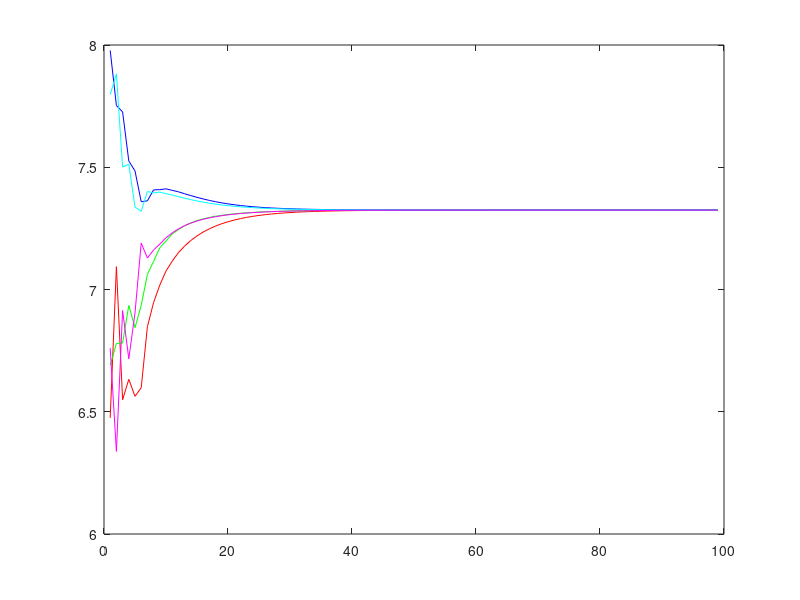
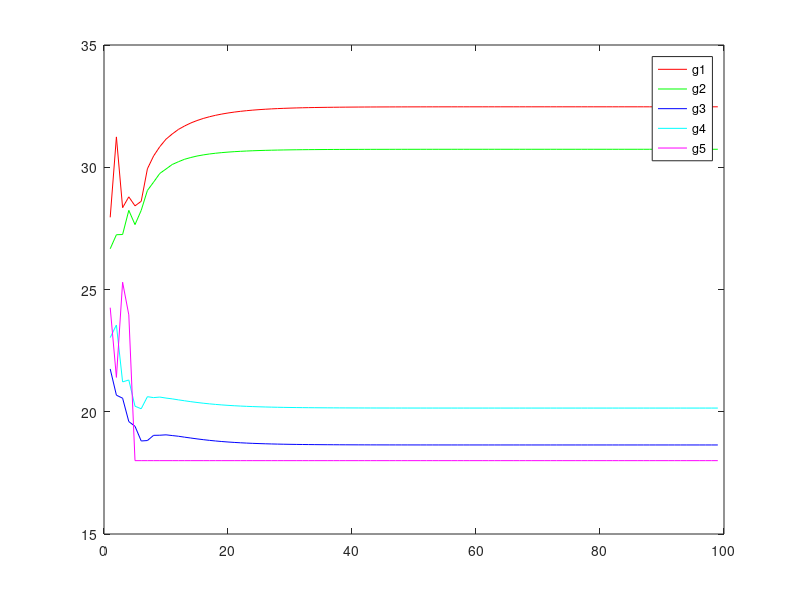
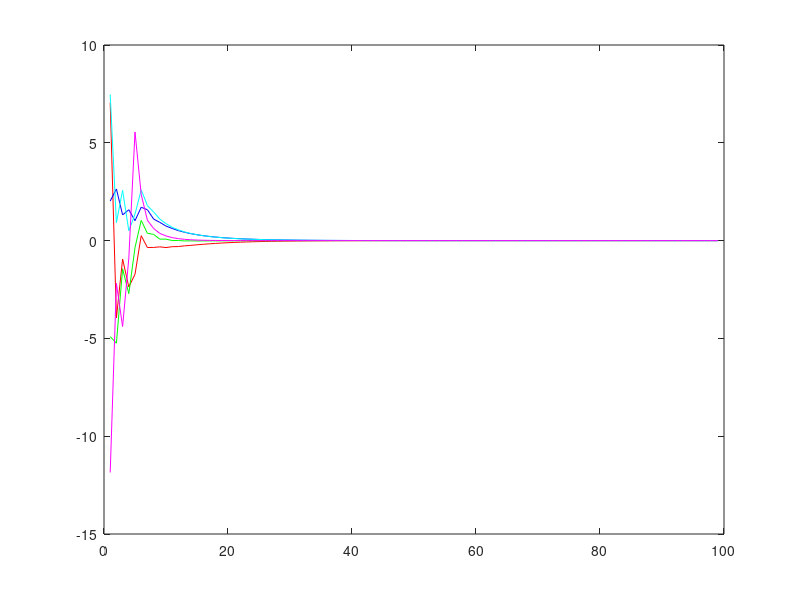
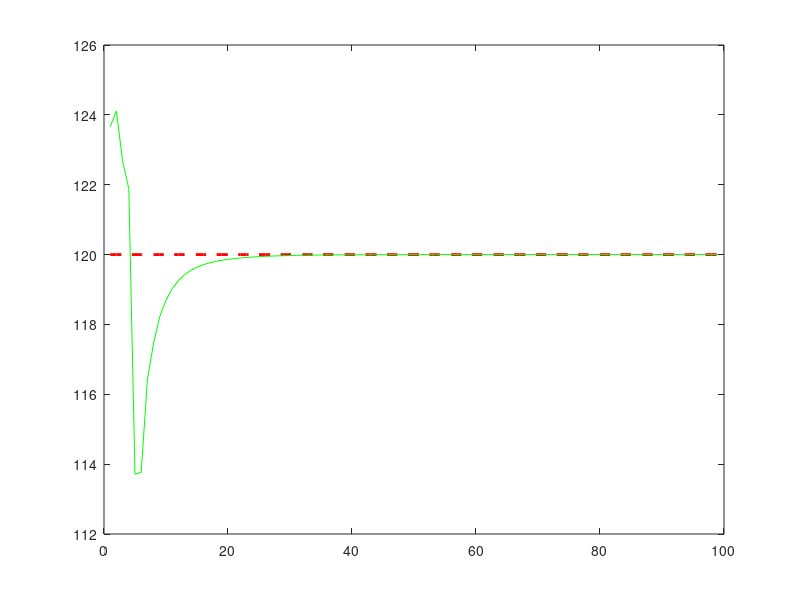

Recreate these plots in MATLAB, in order.
clc,clear all
%consensus matrices
a=[ 0.5   0.25  0      0     0.25;
    0.25  0.25  0.25   0     0.25;
    0     0.25  0.5    0.25  0;
    0     0     0.25   0.5   0.25;
    0.25  0.25  0      0.25  0.25];

%%
%initalization of Pi,Power mismatch,lambda,total load,convergence
%rate,alpha,beta,gamma
pwr=[35 20 25 30 10];
delta_P=[0 0 0 0 0];
lambda=[7.8000    5.6500    8.6600    8.9400    4.6500];
total_load=120;%MW
e=[0.07 0.04 0.07 0.04 0.05];
beta = [1.22;2.53;3.41;4.02;3.17];
alpha=[0.094;0.078;0.105;0.082;0.074];
p_min=[20;20;10;12;12];
p_max=[80;60;40;45;18];


%%
t=1;
while 1
    for i=1:5
        temp=0;
        for j=1:5
            temp=temp + a(i,j)*lambda(j);
        end
        cal_lambda(i)=temp + (e(:,i)* delta_P(i));
        my_lambda(t,i)=cal_lambda(i);
        
    end
    %%
    
    for i=1:5
        
             
            if t>=5
             
            lambda_min= (2*alpha(i,:)*p_min(i,:))+beta(i,:);
            lambda_max= (2*alpha(i,:)*p_max(i,:))+beta(i,:);

             if  my_lambda(t,i)< lambda_min
                 
                  temp_my_pwr(i)= p_min(i,:);
                  
             elseif my_lambda(t,i)> lambda_max
                    
                 temp_my_pwr(i)= p_max(i,:);

             elseif lambda_min <= my_lambda(t,i)<= lambda_max
                 temp_my_pwr(i)= (my_lambda(t,i)-beta(i,:))/(2*alpha(i,:));
             end
            
            else
                temp_my_pwr(i)= (my_lambda(t,i)-beta(i,:))/(2*alpha(i,:));
            end
             my_pwr(t,i)= temp_my_pwr(i);
             
    end
    total_gen(t)= sum(my_pwr(t,:));
     %%   
       for i=1:5
        temp1=0;
        for j=1:5
            temp1=temp1 + a(i,j)*delta_P(j);
        end
        cal_delta_P(i)=temp1 - (my_pwr(t,i)-pwr(1,i));
        my_delta_P(t,i)=cal_delta_P(i);
        delta_P(i)=cal_delta_P(i);
       end 
    
    pwr=temp_my_pwr;
    lambda=cal_lambda;
    t=t+1;
    
    if t==100;
        break;
    end
    
    
end



    plot(my_lambda(:,1),'r');
    hold on;
    plot(my_lambda(:,2),'g');
    hold on;
    plot(my_lambda(:,3),'b');
    hold on;
    plot(my_lambda(:,4),'c');
    hold on;
    plot(my_lambda(:,5),'m');
    
    figure;
    
    plot(my_pwr(:,1),'r');
    hold on;
    plot(my_pwr(:,2),'g');
    hold on;
    plot(my_pwr(:,3),'b');
    hold on;
    plot(my_pwr(:,4),'c');
    hold on;
    plot(my_pwr(:,5),'m');
    legend('g1','g2','g3','g4','g5');
    
    figure;
    
    plot(my_delta_P(:,1),'r');
    hold on;
    plot(my_delta_P(:,2),'g');
    hold on;
    plot(my_delta_P(:,3),'b');
    hold on;
    plot(my_delta_P(:,4),'c');
    hold on;
    plot(my_delta_P(:,5),'m');
    
    aa=ones(1,100);
    
    x=1:t;
    figure;
    
    plot(x,(total_load.*aa),'r--','LineWidth',2);
    hold on;
    plot(total_gen,'g');
    